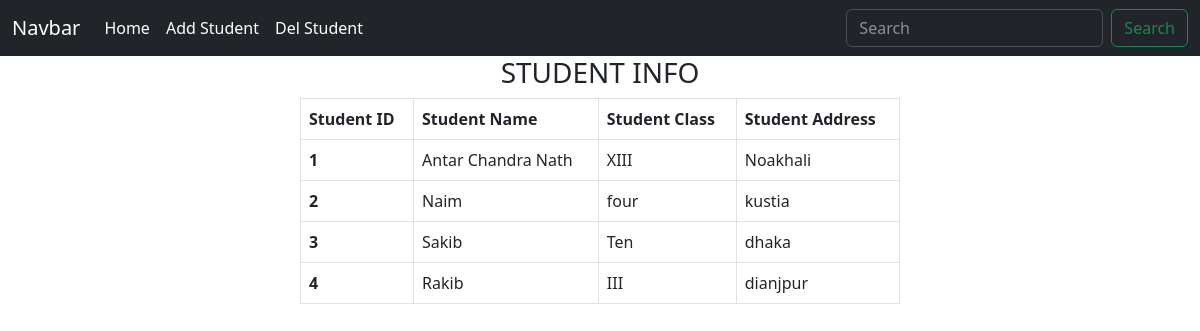
The page / on the database its author committed.
### first_app/models.py (models this page shows, shortened)
class StudentModel(models.Model):
    roll = models.IntegerField(primary_key=True)
    name = models.CharField(max_length=20)
    class_name = models.CharField(max_length=10)
    address = models.TextField(blank=True)

### first_app/views.py (the view)
# urls.py: 2. Add a URL to urlpatterns:  path('', views.home, name='home')
def home(request):
    student = StudentModel.objects.all()
    return render(request, 'first_app/home.html', {'data': student})

### first_app/templates/first_app/home.html (shortened to what this page needs)
{% extends 'base.html' %}
{% block content %}
{% load crispy_forms_tags %}
<h3 style="text-align: center"> STUDENT INFO </h3>
    {% if data %}
      <table class="table table-bordered" style="width: 50%; height: 50%; margin:auto">
        <thead>
          <tr>
            <th scope="col">Student ID</th>
            <th scope="col">Student Name</th>
            <th scope="col">Student Class</th>
            <th scope="col">Student Address</th>
          </tr>
        </thead>
        <tbody>
          {% for st in data %}
          <tr>
            <th scope="row">{{st.roll}}</th>
            <td>{{st.name}}</td>
            <td>{{st.class_name}}</td>
            <td>{{st.address}}</td>
          </tr>
          {% endfor %}
        </tbody>
      </table>
    {% else %}
        <h3>No data available to show</h3>
    {% endif %}
{% endblock content %}This is Home page

### templates/base.html (shortened to what this page needs)
<!doctype html>
<html lang="en">
  <head>
    <link href="https://cdn.jsdelivr.net/npm/bootstrap@5.3.0/dist/css/bootstrap.min.css" rel="stylesheet">
  </head>
  <body>
    <nav class="navbar navbar-expand-lg bg-dark" data-bs-theme = "dark">
        <div class="container-fluid">
          <a class="navbar-brand" href="">Navbar</a>
          <div class="collapse navbar-collapse" id="navbarSupportedContent">
            <ul class="navbar-nav me-auto mb-2 mb-lg-0">
              <li class="nav-item">
                <a class="nav-link active" aria-current="page" href="{% url 'homepage' %}">Home</a>
              </li>
              <li class="nav-item">
                <a class="nav-link active" aria-current="page" href="{% url 'add_student' %}">Add Student</a>
              </li>
              <li class="nav-item">
                <a class="nav-link active" aria-current="page" href="{% url 'show_student' %}">Del Student</a>
              </li>
            </ul>
            <form class="d-flex" role="search">
              <input class="form-control me-2" type="search" placeholder="Search" aria-label="Search">
              <button class="btn btn-outline-success" type="submit">Search</button>
            </form>
          </div>
        </div>
      </nav>
      {% block content %} This is base page{% endblock content %}
  </body>
</html>

### rows shown on the page
StudentModel: roll "1", name "Antar Chandra Nath", class_name "XIII", address "Noakhali"
StudentModel: roll "2", name "Naim", class_name "four", address "kustia"
StudentModel: roll "3", name "Sakib", class_name "Ten", address "dhaka"
StudentModel: roll "4", name "Rakib", class_name "III", address "dianjpur"
